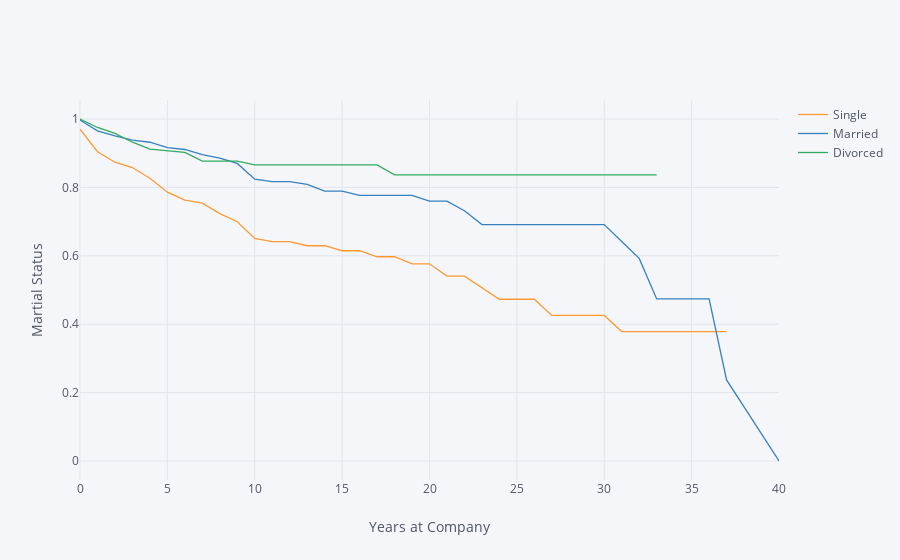

Notebook code cell kept with this figure:
### Markdown cell above
## 4. Let's switch to looking at retention rates from another demographic perspective: marital status. Generate and plot survival curves for the different marital statuses by number of years at the company.

### Code cell
retention4= survival(data,'MaritalStatus','YearsAtCompany','Attrition')
retention4.iplot(kind='line',xTitle='Years at Company', yTitle='Martial Status')

### Figure 1 — Plotly figure (JSON) as saved in the notebook; plotly's stock layout.template omitted (floating-point values rounded to 4 significant figures)
{"data": [{"line": {"color": "rgba(255, 153, 51, 1.0)", "dash": "solid", "shape": "linear", "width": 1.3}, "mode": "lines", "name": "Single", "text": "", "type": "scatter", "uid": "d8e39e68-2e29-4669-92b6-466347ae13e9", "x": [0, 1, 2, 3, 4, 5, 6, 7, 8, 9, 10, 11, 12, 13, 14, 15, 16, 17, 18, 19, 20, 21, 22, 23, 24, 25, 26, 27, 29, 30, 31, 32, 33, 34, 36, 37, 40], "y": [0.9702, 0.9044, 0.8736, 0.8581, 0.8268, 0.7861, 0.7628, 0.754, 0.7234, 0.6997, 0.6507, 0.6413, 0.6413, 0.6294, 0.6294, 0.6148, 0.6148, 0.5972, 0.5972, 0.5766, 0.5766, 0.5406, 0.5406, 0.5068, 0.473, 0.473, 0.473, 0.4257, 0.4257, 0.4257, 0.3784, 0.3784, 0.3784, 0.3784, 0.3784, 0.3784, ""]}, {"line": {"color": "rgba(55, 128, 191, 1.0)", "dash": "solid", "shape": "linear", "width": 1.3}, "mode": "lines", "name": "Married", "text": "", "type": "scatter", "uid": "a57d9052-7227-477f-b218-c36bf68cd6b7", "x": [0, 1, 2, 3, 4, 5, 6, 7, 8, 9, 10, 11, 12, 13, 14, 15, 16, 17, 18, 19, 20, 21, 22, 23, 24, 25, 26, 27, 29, 30, 31, 32, 33, 34, 36, 37, 40], "y": [0.997, 0.9654, 0.9506, 0.9381, 0.932, 0.9164, 0.9109, 0.8958, 0.8858, 0.8702, 0.8239, 0.817, 0.817, 0.8086, 0.7894, 0.7894, 0.7768, 0.7768, 0.7768, 0.7768, 0.7599, 0.7599, 0.7318, 0.6911, 0.6911, 0.6911, 0.6911, 0.6911, 0.6911, 0.6911, 0.6418, 0.5924, 0.4739, 0.4739, 0.4739, 0.237, 0]}, {"line": {"color": "rgba(50, 171, 96, 1.0)", "dash": "solid", "shape": "linear", "width": 1.3}, "mode": "lines", "name": "Divorced", "text": "", "type": "scatter", "uid": "5d0f85c9-a014-4083-8a21-13ccd794178b", "x": [0, 1, 2, 3, 4, 5, 6, 7, 8, 9, 10, 11, 12, 13, 14, 15, 16, 17, 18, 19, 20, 21, 22, 23, 24, 25, 26, 27, 29, 30, 31, 32, 33, 34, 36, 37, 40], "y": [1, 0.9752, 0.9581, 0.9321, 0.9122, 0.9078, 0.9021, 0.8769, 0.8769, 0.8769, 0.8657, 0.8657, 0.8657, 0.8657, 0.8657, 0.8657, 0.8657, 0.8657, 0.8368, 0.8368, 0.8368, 0.8368, 0.8368, 0.8368, 0.8368, 0.8368, 0.8368, 0.8368, 0.8368, 0.8368, 0.8368, 0.8368, 0.8368, "", "", "", ""]}], "layout": {"legend": {"bgcolor": "#F5F6F9", "font": {"color": "#4D5663"}}, "paper_bgcolor": "#F5F6F9", "plot_bgcolor": "#F5F6F9", "title": {"font": {"color": "#4D5663"}}, "xaxis": {"gridcolor": "#E1E5ED", "showgrid": true, "tickfont": {"color": "#4D5663"}, "title": {"font": {"color": "#4D5663"}, "text": "Years at Company"}, "zerolinecolor": "#E1E5ED"}, "yaxis": {"gridcolor": "#E1E5ED", "showgrid": true, "tickfont": {"color": "#4D5663"}, "title": {"font": {"color": "#4D5663"}, "text": "Martial Status"}, "zerolinecolor": "#E1E5ED"}}}
